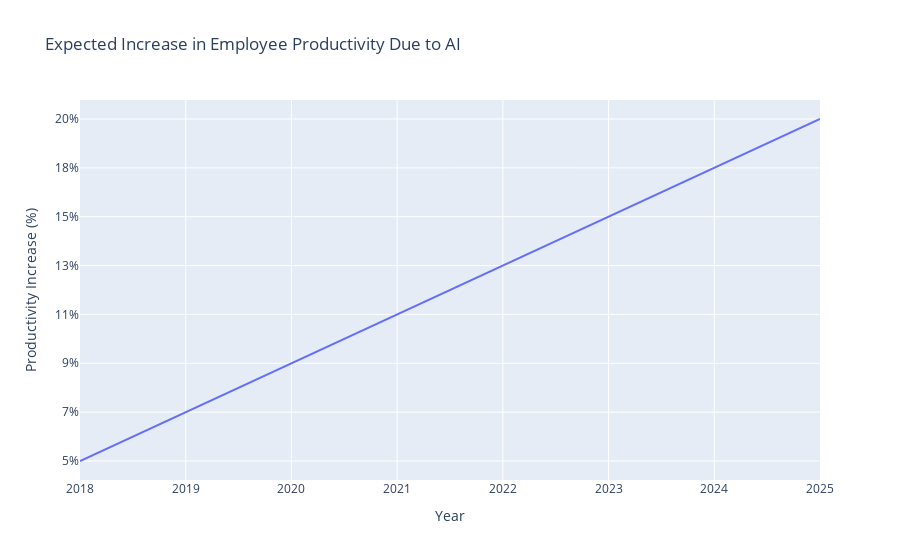

This figure's notebook cell:
### Markdown cell above
Nhiều tổ chức tin rằng AI mang lại lợi thế cạnh tranh, và xu hướng này ngày càng tăng.

### Code cell
#Biểu đồ thể hiện dự đoán về sự tác động của AI đến năng suất lao động
fig1 = px.line(data, x='Year', y='Expected Increase in Employee Productivity Due to AI (%)',
               labels={'Expected Increase in Employee Productivity Due to AI (%)': 'Productivity Increase (%)'},
               title='Expected Increase in Employee Productivity Due to AI')

fig1.show()

#Biểu đồ thể hiện sự tác động của AI đến doanh thu
fig2 = px.line(data, x='Year', y='Estimated Revenue Increase from AI (trillions USD)',
               labels={'Estimated Revenue Increase from AI (trillions USD)': 'Revenue Increase (Trillions USD)'},
               title='Estimated Revenue Increase from AI')

fig2.show()

### Figure 1 — Plotly figure (JSON) as saved in the notebook; plotly's stock layout.template omitted (floating-point values rounded to 4 significant figures)
{"data": [{"hovertemplate": "Year=%{x}<br>Productivity Increase (%)=%{y}<extra></extra>", "legendgroup": "", "line": {"color": "#636efa", "dash": "solid"}, "marker": {"symbol": "circle"}, "mode": "lines", "name": "", "orientation": "h", "showlegend": false, "type": "scatter", "x": [2018, 2019, 2020, 2021, 2022, 2023, 2024, 2025], "xaxis": "x", "y": ["5%", "7%", "9%", "11%", "13%", "15%", "18%", "20%"], "yaxis": "y"}], "layout": {"legend": {"tracegroupgap": 0}, "title": {"text": "Expected Increase in Employee Productivity Due to AI"}, "xaxis": {"anchor": "y", "domain": [0, 1], "title": {"text": "Year"}}, "yaxis": {"anchor": "x", "domain": [0, 1], "title": {"text": "Productivity Increase (%)"}}}}
